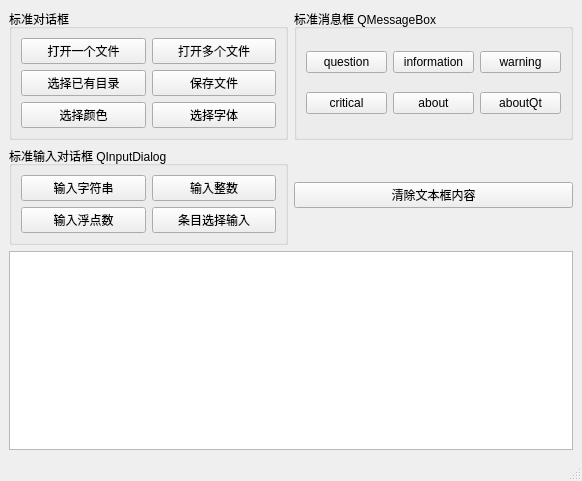
<?xml version="1.0" encoding="UTF-8"?>
<ui version="4.0">
 <class>MainWindow</class>
 <widget class="QMainWindow" name="MainWindow">
  <property name="geometry">
   <rect>
    <x>0</x>
    <y>0</y>
    <width>582</width>
    <height>481</height>
   </rect>
  </property>
  <property name="windowTitle">
   <string>MainWindow</string>
  </property>
  <widget class="QWidget" name="centralwidget">
   <layout class="QGridLayout" name="gridLayout_4">
    <item row="0" column="0">
     <widget class="QGroupBox" name="groupBox">
      <property name="title">
       <string>标准对话框</string>
      </property>
      <layout class="QGridLayout" name="gridLayout">
       <item row="0" column="0">
        <widget class="QPushButton" name="btnOpen">
         <property name="text">
          <string>打开一个文件</string>
         </property>
        </widget>
       </item>
       <item row="0" column="1">
        <widget class="QPushButton" name="btnOpenMulti">
         <property name="text">
          <string>打开多个文件</string>
         </property>
        </widget>
       </item>
       <item row="1" column="0">
        <widget class="QPushButton" name="btnSelDir">
         <property name="text">
          <string>选择已有目录</string>
         </property>
        </widget>
       </item>
       <item row="1" column="1">
        <widget class="QPushButton" name="btnSave">
         <property name="text">
          <string>保存文件</string>
         </property>
        </widget>
       </item>
       <item row="2" column="0">
        <widget class="QPushButton" name="btnColor">
         <property name="text">
          <string>选择颜色</string>
         </property>
        </widget>
       </item>
       <item row="2" column="1">
        <widget class="QPushButton" name="btnFont">
         <property name="text">
          <string>选择字体</string>
         </property>
        </widget>
       </item>
      </layout>
     </widget>
    </item>
    <item row="0" column="1">
     <widget class="QGroupBox" name="groupBox_2">
      <property name="title">
       <string>标准消息框 QMessageBox</string>
      </property>
      <layout class="QGridLayout" name="gridLayout_2">
       <item row="0" column="0">
        <widget class="QPushButton" name="btnMsgQuestion">
         <property name="text">
          <string>question</string>
         </property>
        </widget>
       </item>
       <item row="0" column="1">
        <widget class="QPushButton" name="btnMsgInformation">
         <property name="text">
          <string>information</string>
         </property>
        </widget>
       </item>
       <item row="0" column="2">
        <widget class="QPushButton" name="btnMsgWarning">
         <property name="text">
          <string>warning</string>
         </property>
        </widget>
       </item>
       <item row="1" column="0">
        <widget class="QPushButton" name="btnMsgCritical">
         <property name="text">
          <string>critical</string>
         </property>
        </widget>
       </item>
       <item row="1" column="1">
        <widget class="QPushButton" name="btnMsgAbout">
         <property name="text">
          <string>about</string>
         </property>
        </widget>
       </item>
       <item row="1" column="2">
        <widget class="QPushButton" name="btnMsgAboutQt">
         <property name="text">
          <string>aboutQt</string>
         </property>
        </widget>
       </item>
      </layout>
     </widget>
    </item>
    <item row="1" column="0">
     <widget class="QGroupBox" name="groupBox_3">
      <property name="title">
       <string>标准输入对话框 QInputDialog</string>
      </property>
      <layout class="QGridLayout" name="gridLayout_3">
       <item row="0" column="0">
        <widget class="QPushButton" name="btnInputString">
         <property name="text">
          <string>输入字符串</string>
         </property>
        </widget>
       </item>
       <item row="0" column="1">
        <widget class="QPushButton" name="btnInputInt">
         <property name="text">
          <string>输入整数</string>
         </property>
        </widget>
       </item>
       <item row="1" column="0">
        <widget class="QPushButton" name="btnInputFloat">
         <property name="text">
          <string>输入浮点数</string>
         </property>
        </widget>
       </item>
       <item row="1" column="1">
        <widget class="QPushButton" name="btnInputItem">
         <property name="text">
          <string>条目选择输入</string>
         </property>
        </widget>
       </item>
      </layout>
     </widget>
    </item>
    <item row="1" column="1">
     <widget class="QPushButton" name="pushButton_17">
      <property name="text">
       <string>清除文本框内容</string>
      </property>
     </widget>
    </item>
    <item row="2" column="0" colspan="2">
     <widget class="QPlainTextEdit" name="PlainTextEdit"/>
    </item>
   </layout>
  </widget>
  <widget class="QMenuBar" name="menubar">
   <property name="geometry">
    <rect>
     <x>0</x>
     <y>0</y>
     <width>582</width>
     <height>22</height>
    </rect>
   </property>
  </widget>
  <widget class="QStatusBar" name="statusbar"/>
 </widget>
 <resources/>
 <connections/>
</ui>
